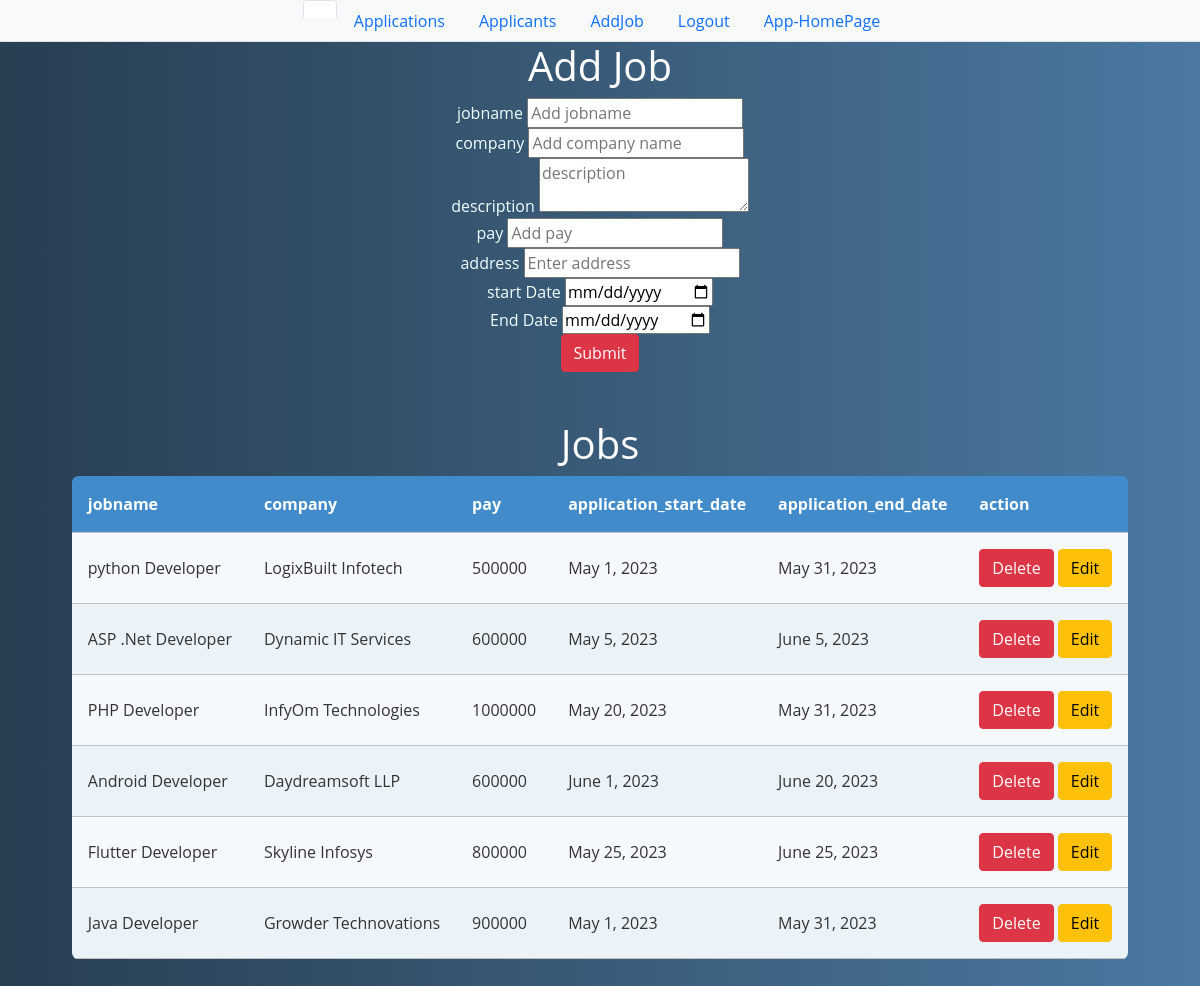
The app's page /admin_side_AddJob/ with its own data.
### app/models.py (models this page shows, shortened)
class Jobs(models.Model):
    jobname = models.CharField(max_length=100)
    company = models.CharField(max_length=100)
    description = models.CharField(max_length=100)
    pay = models.CharField(max_length=100)
    address = models.CharField(max_length=200)
    application_start_date = models.DateField(null=True)
    application_end_date = models.DateField(null=True)

### app/views.py (the view, shortened to what this page needs)
# urls.py: path("admin_side_AddJob/", views.admin_side_AddJob, name="admin_side_AddJob"),
def admin_side_AddJob(request):
    from .validators import validate_file_extension
    jobs = Jobs.objects.all()
    return render(request, "admin/admin_side_AddJob.html",{'jobs':jobs})

### app/templates/admin/admin_side_AddJob.html (shortened to what this page needs)
{% extends 'admin/admin_base.html' %}
{% block css %}<link rel="stylesheet" href="https://cdnjs.cloudflare.com/ajax/libs/font-awesome/4.7.0/css/font-awesome.min.css">{% endblock css %}
{% block body %}
        <form method = "POST" enctype="multipart/form-data">
        <div align="center">
            <h1 style="color: white">Add Job</h1>
            <label style="color: azure">jobname</label>
            <input type="text" name="jobname" id="jobname" placeholder="Add jobname" required><br/>
            <label style="color: azure">company</label>
            <input type="text" name="company" id="company" placeholder="Add company name" required><br/>
            <label style="color: azure">description</label>
            <textarea type="text" name="description" id="description" placeholder="description" required></textarea><br/>
            <label style="color: azure">pay</label>
            <input type="text" name="pay" id="pay" placeholder="Add pay" required><br/>
            <label style="color: azure">address</label>
            <input type="text" name="address" id="address" placeholder="Enter address" required><br/>
            <label style="color: azure">start Date</label>
            <input type="date" name="sdate" id="sdate" required><br/>
            <label style="color: azure">End Date</label>
            <input type="date" name="edate" id="edate" required><br/>
            <input type="submit" class="btn btn-danger">
      </div>
      <br/>
      <br/>
      <h1 style="color: white">Jobs</h1>
        <table class="rwd-table">
            <tbody>
                <tr>
                    <th>jobname</th>
                    <th>company</th>
                    <th>pay</th>
                    <th>application_start_date</th>
                    <th>application_end_date</th>
                    <th>action</th>
                  </tr>
                      {% for job in jobs %}
                      <tr>
                        <td>
                              {{job.jobname}}
                        </td>
                        <td>
                              {{job.company}}
                        </td>
                        <td>
                              {{job.pay}}
                        </td>
                        <td>
                              {{job.application_start_date}}
                        </td>
                        <td>
                              {{job.application_end_date}}
                        </td>
                        <td>
                            <a href="{% url 'delete_job' job.id %}" class="btn btn-danger" onclick="return confirm('Are you sure you want to delete this job?')">Delete</a>
                            <a class="btn btn-warning" href="/admin_side_EditJob/{{job.id}}/">Edit</a>
                        </td>
                      </tr>
                      {% endfor %}
                    </tbody>
                </table>
                <br/>
                <br/>
        </form>
{% endblock body %}

### app/templates/admin/admin_base.html (style rules this page uses)
* { font-family: 'Open Sans', sans-serif; }
.rwd-table { margin: auto; min-width: 300px; max-width: 100%; border-collapse: collapse; }
.rwd-table tr:first-child { border-top: none; background: #428bca; color: #fff; }
.rwd-table tr { border-top: 1px solid #ddd; border-bottom: 1px solid #ddd; background-color: #f5f9fc; }
.rwd-table tr:nth-child(odd):not(:first-child) { background-color: #ebf3f9; }
.rwd-table th { display: none; }
.rwd-table td { display: block; }
.rwd-table td:first-child { margin-top: .5em; }
.rwd-table td:last-child { margin-bottom: .5em; }
.rwd-table td:before { content: attr(data-th) ": "; font-weight: bold; width: 120px; display: inline-block; color: #000; }
.rwd-table th, .rwd-table td { text-align: left; }
.rwd-table { color: #333; border-radius: .4em; overflow: hidden; }
.rwd-table tr { border-color: #bfbfbf; }
.rwd-table th, .rwd-table td { padding: .5em 1em; }
@media screen and (min-width: 600px) { .rwd-table td:before { display: none; } }
@media screen and (min-width: 600px) { .rwd-table th, .rwd-table td { display: table-cell; padding: .25em .5em; } }
@media screen and (min-width: 600px) { .rwd-table th:first-child, .rwd-table td:first-child { padding-left: 0; } }
@media screen and (min-width: 600px) { .rwd-table th:last-child, .rwd-table td:last-child { padding-right: 0; } }
@media screen and (min-width: 600px) { .rwd-table th, .rwd-table td { padding: 1em !important; } }
body { background: #4B79A1; background: -webkit-linear-gradient(to left, #4B79A1 , #283E51); background: linear-gradient(to left, #4B79A1 , #283E51); }
h1 { text-align: center; font-size: 2.4em; color: #f2f2f2; }

### records on screen
Jobs: jobname "python Developer", company "LogixBuilt Infotech", pay "500000", application_start_date "May 1, 2023", application_end_date "May 31, 2023"
Jobs: jobname "ASP .Net Developer", company "Dynamic IT Services", pay "600000", application_start_date "May 5, 2023", application_end_date "June 5, 2023"
Jobs: jobname "PHP Developer", company "InfyOm Technologies", pay "1000000", application_start_date "May 20, 2023", application_end_date "May 31, 2023"
Jobs: jobname "Android Developer", company "Daydreamsoft LLP", pay "600000", application_start_date "June 1, 2023", application_end_date "June 20, 2023"
Jobs: jobname "Flutter Developer", company "Skyline Infosys", pay "800000", application_start_date "May 25, 2023", application_end_date "June 25, 2023"
Jobs: jobname "Java Developer", company "Growder Technovations", pay "900000", application_start_date "May 1, 2023", application_end_date "May 31, 2023"
